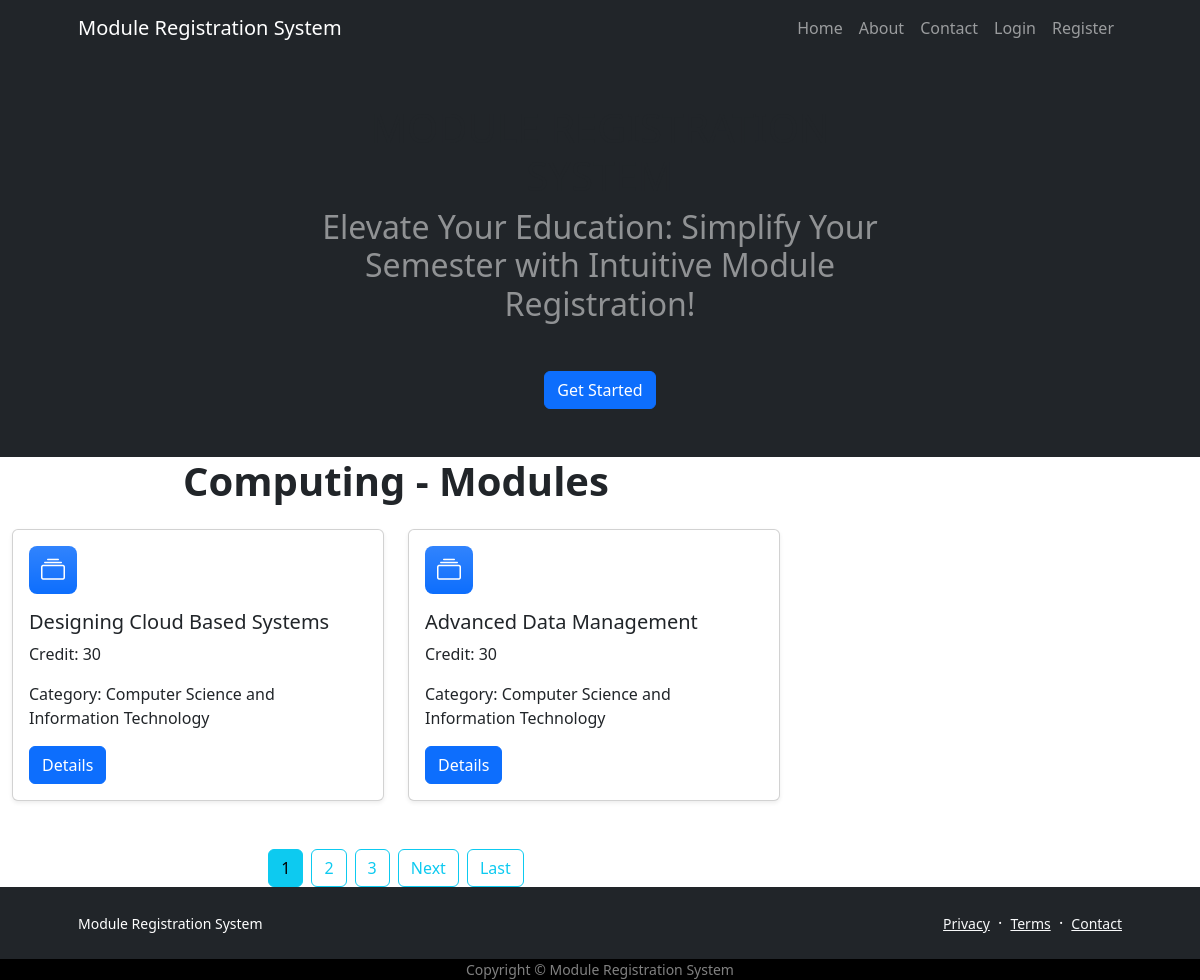
Page /modulelist/1 on the earlier database version.
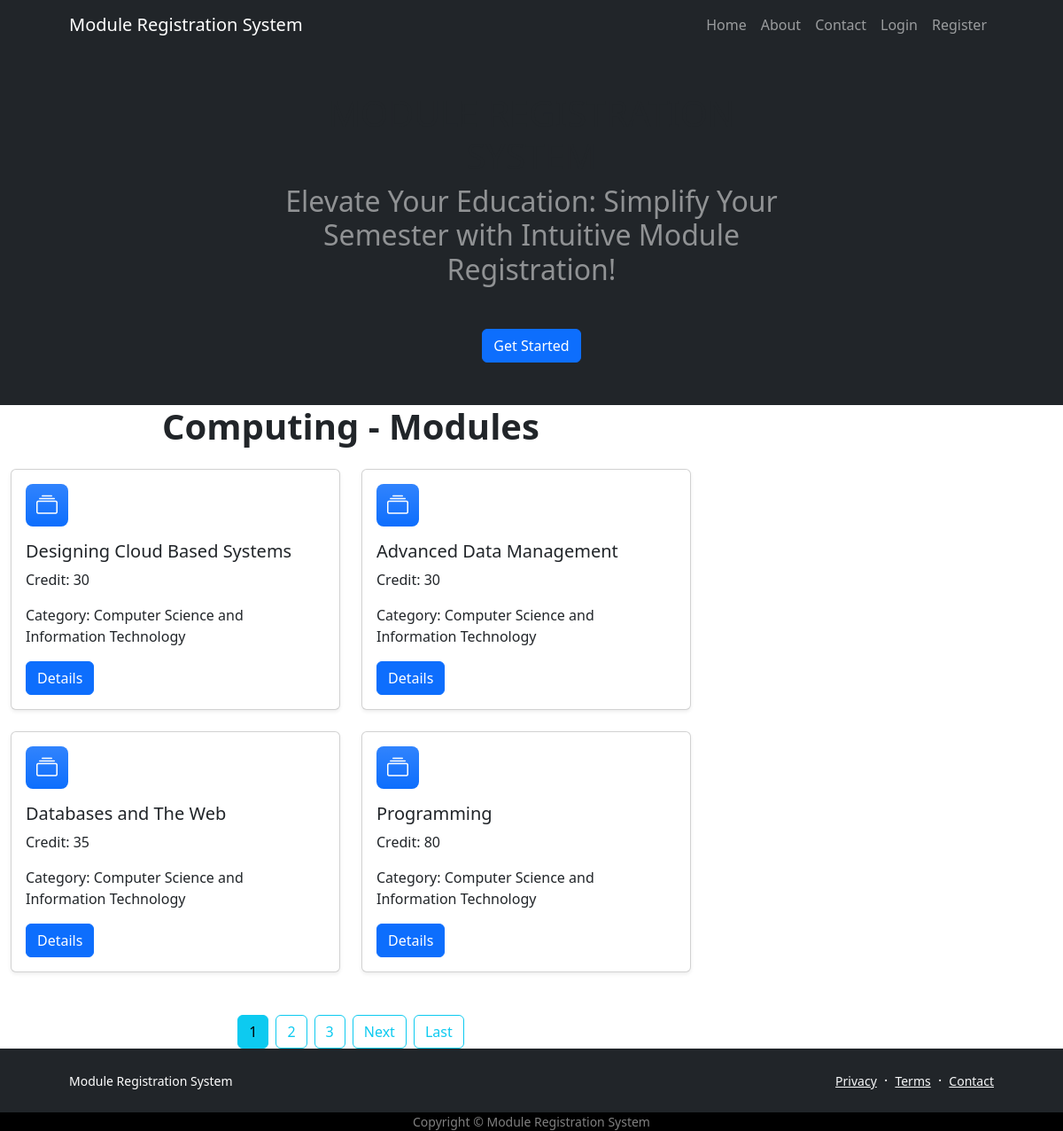
Same page on the later database version.
### itreporting/models.py (models this page shows, shortened)
class Module(models.Model):
    name = models.TextField(max_length = 100)
    code = models.CharField(max_length = 5)
    credit = models.CharField(max_length = 5)
    category = models.CharField(max_length = 100, choices = [('Humanities', 'Humanities'),
                                                            ('Social Sciences', 'Social Sciences'),
                                                            ('Natural Sciences', 'Natural Sciences'),
                                                            ('Mathematics and Satistics', 'Mathematics and Statistics'),
                                                            ('Computer Science and Information Technology', 'Computer Science and Information Technology'),
                                                            ('Engineering', 'Engineering'),
                                                            ('Health Sciences', 'Health Sciences'),
                                                            ('Business and Economics', 'Business and Economics'),
                                                            ('Fine Arts', 'Fine Arts'),
                                                            ('Law', 'Law'),
                                                            ('Languages and Linguistics', 'Languages and Linguistics'),
                                                            ('Architecture', 'Architecture')])
    description = models.TextField()
    availability = models.CharField(max_length = 100, choices = [('Open', 'Open'), ('Closed', 'Closed')])
    courses = models.ManyToManyField(Group)

### itreporting/views.py (the view)
# urls.py: path('modulelist/<int:fk>', PostListView.as_view(), name='modules'),
class PostListView(ListView):
    model = Module
    template_name = 'itreporting/modulelist.html'
    content_object_name = 'models'
    ordering = ['name']
    paginate_by = 3
    def get_context_data(self, **kwargs: Any):
        context = super().get_context_data(**kwargs)
        course = Group.objects.get(id = self.kwargs.get('fk'))
        context.update({'course': course, 'modules': course.module_set.all()})
        return context

### itreporting/templates/itreporting/modulelist.html (shortened to what this page needs)
{% extends "itreporting/base.html" %}
{% block content %}
<div class="container">
    <div class="row justify-content-center">
        <div class="col-lg-8 text-center">
            <h1 class="fw-bolder mb-4">{{ course }} - Modules</h1>
        </div>
    </div>
</div>
<div class="container">
    <div class="row">
        {% for module in modules %}
            <div class="col-lg-6 mb-4">
                <div class="card h-100 shadow-sm">
                    <div class="card-body">
                        <div class="feature bg-primary bg-gradient text-white rounded-3 mb-3"><i class="bi bi-collection"></i></div>
                        <h2 class="h5 card-title"><a class="text-decoration-none text-dark" href="{% url 'itreporting:module-detail' module.id %}">{{ module.name }}</a></h2>
                        <p class="card-text">Credit: {{ module.credit }}</p>
                        <p class="card-text">Category: {{ module.category }}</p>
                        <a href="{% url 'itreporting:module-detail' module.id %}" class="btn btn-primary">Details</a>
                    </div>
                </div>
            </div>
        {% endfor %}
    </div>
    {% if is_paginated %}
        <div class="pagination justify-content-center mt-4">
            {% for num in page_obj.paginator.page_range %}
                {% if page_obj.number == num %}
                    <a class="btn btn-info me-2" href="?page={{ num }}">{{ num }}</a>
                {% elif num > page_obj.number|add:'-3' and num < page_obj.number|add:'3' %}
                    <a class="btn btn-outline-info me-2" href="?page={{ num }}">{{ num }}</a>
                {% endif %}
            {% endfor %}
            {% if page_obj.has_next %}
                <a class="btn btn-outline-info me-2" href="?page={{ page_obj.next_page_number }}">Next</a>
                <a class="btn btn-outline-info" href="?page={{ page_obj.paginator.num_pages }}">Last</a>
            {% endif %}
        </div>
    {% endif %}
</div>
{% endblock content %}

Differences in the rows shown:
added Module: name "Databases and The Web", credit "35", category "Computer Science and Information Technology"
added Module: name "Programming", credit "80", category "Computer Science and Information Technology"
